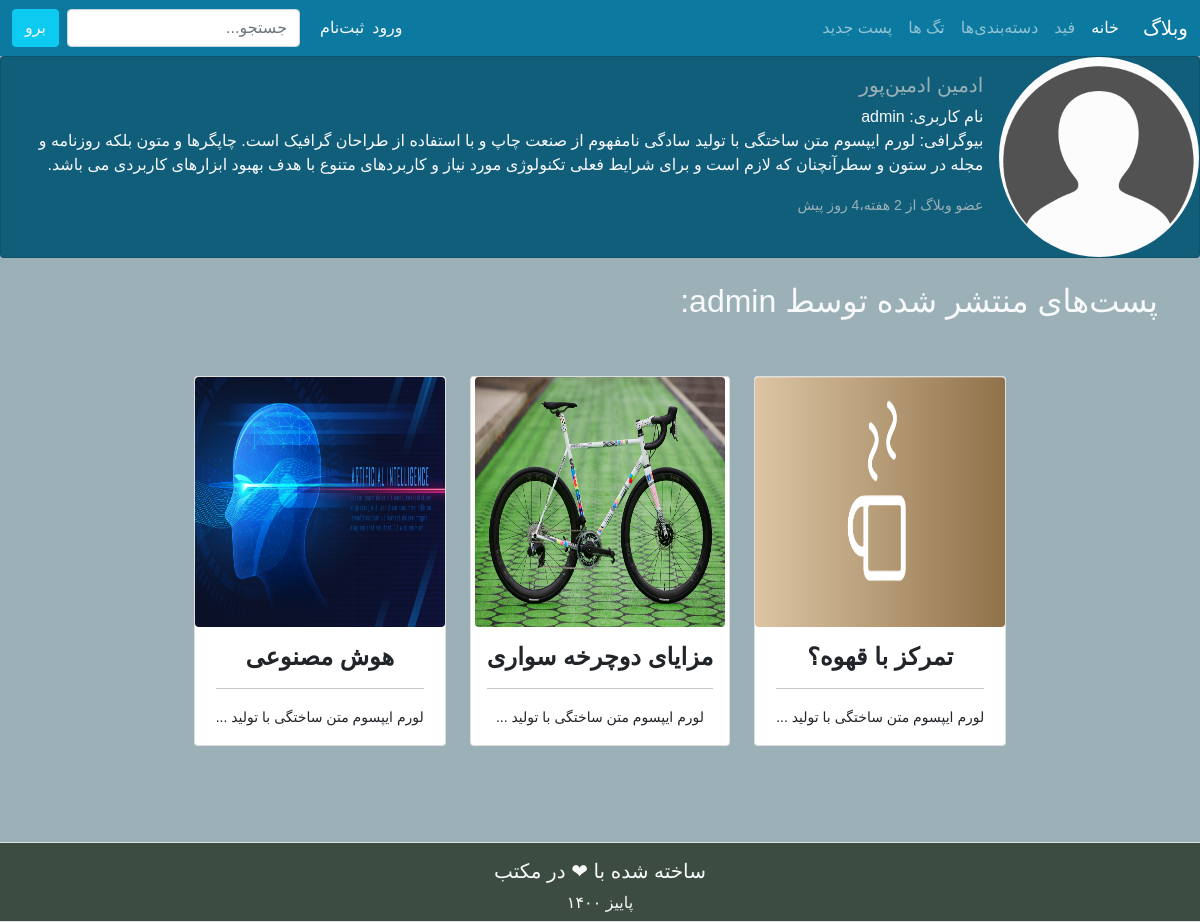
The page /members/admin/profile/ on the database its author committed.
### members/models.py (models this page shows, shortened)
class Profile(models.Model):
    user = models.OneToOneField(
        User,
        on_delete=CASCADE,
        related_name="profile",
        verbose_name="کاربر",
    )
    profile_pic = models.ImageField(
        "عکس پروفایل",
        null=True,
        blank=True,
        upload_to='images/profile_pictures'
    )
    bio = models.TextField("درباره من", null=True, blank=True)
    slug = models.SlugField(null=True, blank=True)
    def create_profile(sender, **kwargs):
        user = kwargs["instance"]
        if kwargs["created"]:
            user_profile = Profile(user=user)
            user_profile.save()
    post_save.connect(create_profile, sender=User)

### feed/models.py (models this page shows, shortened)
class General(models.Model):
    content = models.TextField(verbose_name="متن")
    date_created = models.DateTimeField(auto_now_add=True)
    last_modified = models.DateTimeField(auto_now=True)
    class Meta:
        abstract = True

class Post(General):
    title = models.CharField("عنوان", max_length=100)
    creator = models.ForeignKey(
        User,
        on_delete=CASCADE,
        related_name="posts",
        verbose_name="نویسنده"
    )
    image = models.ImageField(
        "عکس",
        null=True,
        blank=True,
        upload_to='images/post_images'
    )
    slug = models.SlugField(null=True, blank=True, allow_unicode=True)
    categories = models.ManyToManyField(
        'Category',
        db_table='Post_Categories',
        related_name='posts',
        verbose_name="دسته‌بندی‌ها"
    )
    tags = models.ManyToManyField(
        'Tag',
        db_table='Post_Tags',
        related_name='posts',
        verbose_name="تگ‌ها",
        blank=True,
    )
    likes = models.ManyToManyField(
        User,
        db_table="Post_likes",
        related_name="liked_posts",
        verbose_name="لایک‌ها"
    )
    class Meta:
        ordering = ["-date_created"]
    def get_absolute_url(self):
        return reverse('post_detail', kwargs={'slug': self.slug})

### members/views.py (the view)
# urls.py: path('<slug:slug>/profile/', UserProfileView.as_view(), name='profile'),
class UserProfileView(DetailView):
    model = Profile
    template_name = 'members/profile.html'

### members/templates/members/profile.html (shortened to what this page needs)
{% extends 'base.html' %}
{% load static %}
{% block static_css %}
    <link rel="stylesheet" href="{% static 'css/gtt_button.css' %}">
{% endblock static_css %}
{% block content %}
    <div class="card mb-3" style="background-color: #115e7b;">
        <div class="row g-0">
            <div class="col-md-2">
                {% if profile.profile_pic %}
                    <img src="{{ profile.profile_pic.url }}" class="img-fluid rounded-circle"
                        alt="profile-pic" style="width: 200px; height: 200px;">
                {% else %}
                    <img src="{% static 'images/no-profile-image.png'%}"
                        class="img-fluid rounded-circle" alt="profile-pic"
                        style="width: 200px; height: 200px;">
                {% endif %}
            </div>
            <div class="col-md-10">
                <div class="card-body text-light">
                    <h5 class="card-title" style="color: #9bb1b7;">
                        {{ profile.user.first_name }} {{ profile.user.last_name }}
                    </h5>
                    <p class="card-text mb-0">نام کاربری: {{ profile.user.username }}</p>
                    {% if profile.bio %}
                        <p class="card-text">بیوگرافی: {{ profile.bio }}</p>
                    {% elif user.id == profile.user.id %}
                        <p class="card-text">
                            بیوگرافی وارد نشده است. می‌توانید با استفاده از ویرایش پروفایل بیوگرافی خود را وارد کنید.
                        </p>
                    {% endif %}
                    <p class="card-text">
                        <small style="color: #9bb1b7;">
                            عضو وبلاگ از {{ profile.user.date_joined | timesince }} پیش
                        </small>
                    </p>
                </div>
            </div>
        </div>
    </div>
    <div class="container">
        <div class="row mt-4">
            <p class="h2 text-light">
                پست‌های منتشر شده توسط {{ profile.user.username }}:
            </p>
        </div>
        {% if not profile.user.posts.all %}
            <div class="row justify-content-center mb-5">
                <div class="col-12">
                    <p class="h3 text-center text-light my-5">
                        <strong>
                            چقدر خلوت... هیچ پستی نیست!	&#128532;
                        </strong>
                    </p>
                </div>
                <div class="col-12 text-center">
                    <a href="{% url 'create_post' %}" class="btn rounded-pill text-light" style="background-color: #6f95a4;">
                        اگه بخوای میتونی اینجا اولین پستت رو منتشر کنی 	&#128522;
                    </a>
                </div>
            </div>
        {% else %}
            <div class="row justify-content-center mb-5">
                {% for post in profile.user.posts.all %}
                    <div class="col-auto my-5">
                        <div class="card align-items-center">
                            {% if post.image %}
                                <a href="{{post.get_absolute_url}}">
                                    <img src="{{post.image.url}}" class="card-img-top rounded img-fluid"
                                        alt="image post" style="width: 250px; height: 250px;">
                                </a>
                            {% else %}
                                <a href="{{post.get_absolute_url}}">
                                    <img src="{% static 'images/no-image.jpg'%}"
                                        class="card-img-top rounded" alt="image post"
                                        style="width: 250px; height: 250px;">
                                </a>
                            {% endif %}
                            <div class="card-body text-center">
                                <h4><strong>{{post.title|truncatechars:20}}</strong></h4>
                                <hr>
                                <span class="small">{{post.content|truncatechars:35}}</span>
                            </div>
                        </div>
                    </div>
                {% endfor %}
            </div>
        {% endif %}
    </div>
{% endblock content %}

### templates/base.html (shortened to what this page needs)
{% load static %}
<!doctype html>
<html lang="fa" dir="rtl">
<head>
    <link rel="stylesheet" href="https://cdn.jsdelivr.net/npm/bootstrap@5.1.3/dist/css/bootstrap.rtl.min.css"
>
    <link rel="stylesheet" href="https://use.fontawesome.com/releases/v5.15.4/css/all.css"
>
    {% block static_css %}
    {% endblock static_css %}
</head>
<body>
    <div id="wrapper">
        <div id="header">
            <nav class="navbar navbar-expand-lg navbar-dark" style="background-color: #0c79a0;">
                <div class="container-fluid">
                    <span class="navbar-brand mb-0 h1">وبلاگ</span>
                    <div class="collapse navbar-collapse" id="navbarSupportedContent">
                        <ul class="navbar-nav me-auto my-2 my-lg-0">
                            <li class="nav-item">
                                <a class="nav-link active" aria-current="page" href="{% url 'index' %}">خانه</a>
                            </li>
                            <li class="nav-item">
                                <a class="nav-link" href="{% url 'feed' %}">فید</a>
                            </li>
                            <li class="nav-item">
                                <a class="nav-link" href="{% url 'category_list' %}">دسته‌بندی‌ها</a>
                            </li>
                            <li class="nav-item">
                                <a class="nav-link" href="{% url 'tag_list' %}">تگ ها</a>
                            </li>
                            <li class="nav-item">
                                <a class="nav-link" href="{% url 'create_post' %}">پست جدید</a>
                            </li>
                        </ul>
                        {% if user.is_authenticated %}
                            <div class="nav-item dropdown">
                                <a class="nav-link dropdown-toggle text-light" href="#" id="navbarDropdown" role="button"
                                    data-bs-toggle="dropdown" aria-expanded="false">
                                    {{user.first_name}} {{user.last_name}}
                                </a>
                                <ul class="dropdown-menu border-light" aria-labelledby="navbarDropdown" style="background-color: #6f95a4;">
                                    <li>
                                        <a class="dropdown-item text-light" href="{{ user.profile.get_absolute_url }}">پروفایل</a>
                                    </li>
                                    <li>
                                        <a class="dropdown-item text-light" href="{% url 'account_settings' %}">
                                            ویرایش اطلاعات کاربری
                                        </a>
                                    </li>
                                    <li>
                                        <hr class="dropdown-divider text-light">
                                    </li>
                                    <li>
                                        <a class="dropdown-item text-light" href="{% url 'logout' %}">خروج</a>
                                    </li>
                                </ul>
                            </div>
                        {% else %}
                            <div class="nav-item">
                                <a class="nav-link text-light p-1" href="{% url 'login' %}">ورود</a>
                            </div>
                            <div class="nav-item" style="margin-left: 1rem;">
                                <a class="nav-link text-light p-1" href="{% url 'register' %}">ثبت‌نام</a>
                            </div>
                        {% endif %}
                        <form class="d-flex"method="post" action="{% url 'search' %}">
                            <input class="form-control me-2" type="search" name="search"
                                   placeholder="جستجو..." aria-label="Search">
                            <button class="btn btn-info text-light" type="submit">برو</button>
                        </form>
                    </div>
                </div>
            </nav>
        </div>
        <div id="content">
            {% block content %}
            {% endblock content %}
        </div>
        <div class="container-fluid border-top border-bottom" id="footer" style="background-color: #3c4c41;">
            <div class="row my-3">
                <div class="col-12 text-center text-light">
                    <h5>ساخته شده با &#10084; در مکتب</h5>
                    <p style="margin-bottom: 0;">پاییز ۱۴۰۰</p>
                </div>
            </div>
        </div>
    </div>
</body>
</html>

### templates/base.html (style rules this page uses)
* { margin: 0; }
html, body { height: 100%; font-family: 'Sahel', sans-serif; background-color: #9bb1b7; }
#wrapper { min-height: 100%; position: relative; }
#content { padding-bottom: 80px; }
#footer { width: 100%; height: 80px; position: absolute; bottom: 0; left: 0; }

### rows shown on the page
Profile: user.first_name "ادمین", user.last_name "ادمین‌پور", user.username "admin", bio "لورم ایپسوم متن ساختگی با تولید سادگی نامفهوم از صنعت چاپ و با استفاده از طراحان گرافیک است. چاپگرها و متون بلکه روزنامه و مجله در ستون و سطرآنچنان که لازم است و برای شرایط فعلی تکنولوژی مورد نیاز و کاربردهای متنوع با هدف بهبود ابزارهای کاربردی می باشد.", user.date_joined "2 هفته،4 روز"
Post: image (picture), title "تمرکز با قهوه؟", content "لورم ایپسوم متن ساختگی با تولید ..."
Post: image (picture), title "مزایای دوچرخه‌ سواری", content "لورم ایپسوم متن ساختگی با تولید ..."
Post: image (picture), title "هوش مصنوعی", content "لورم ایپسوم متن ساختگی با تولید ..."
